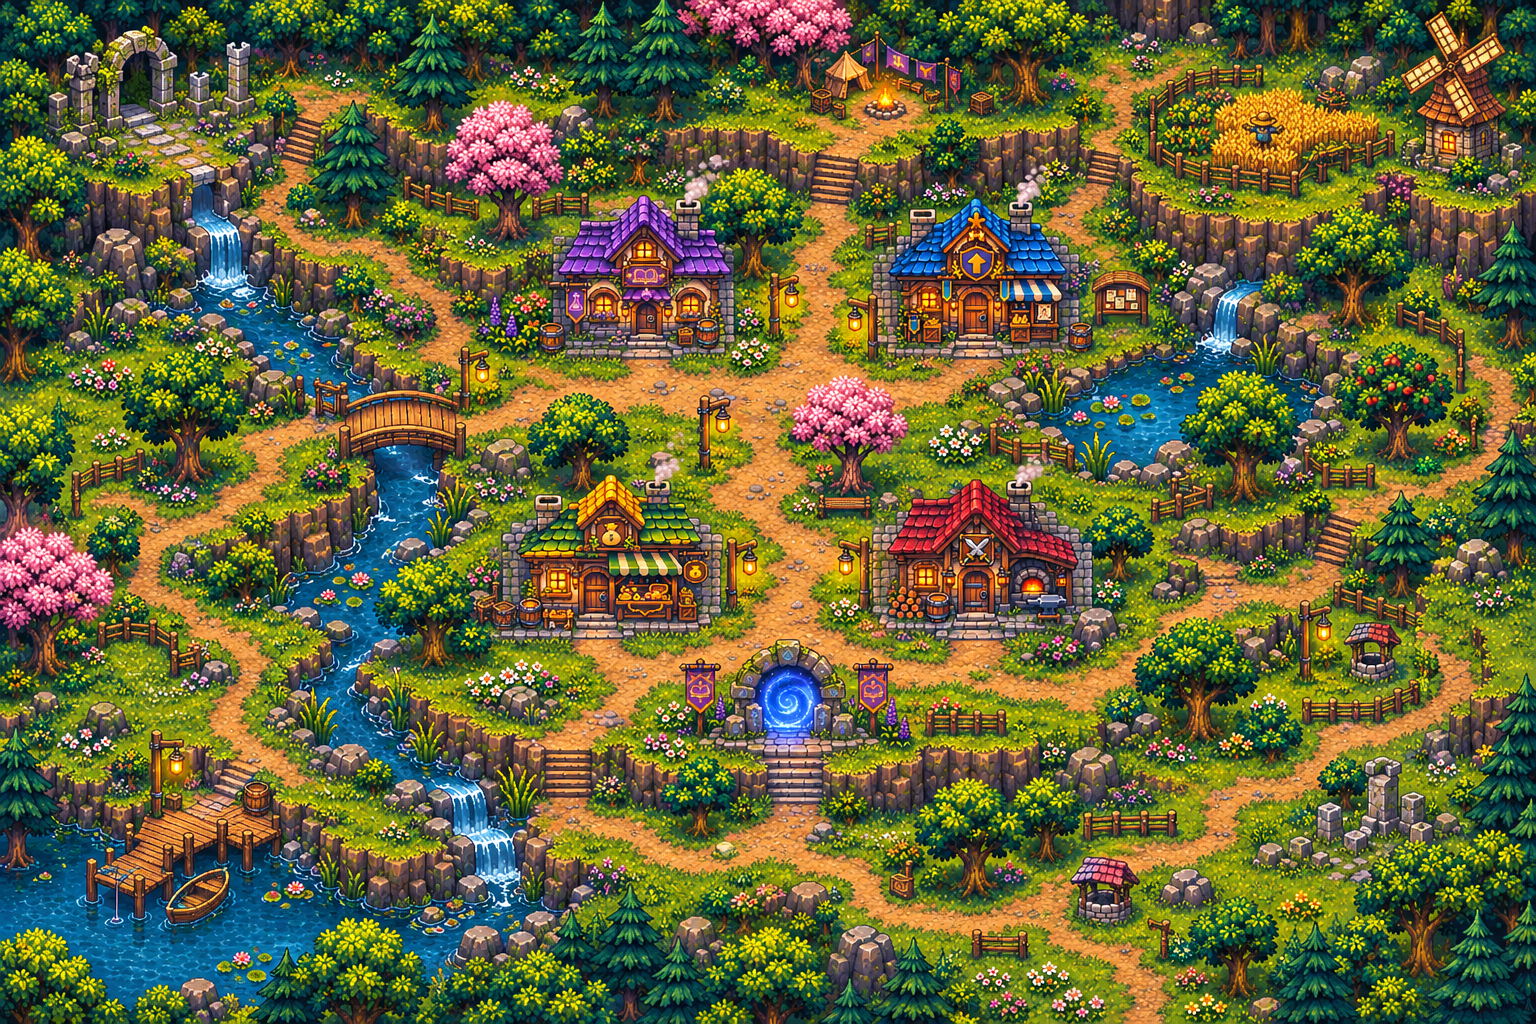

Tiled map render using the project's own tile images. Description and the whole map definition, tile-layer contents included, below:
An orthogonal 24x16 tile map with 64x64 px tiles, 1 tile layer (Ground) and 6 objects (5x interaction, spawn).

<map version="1.10" tiledversion="1.11.2" orientation="orthogonal" renderorder="right-down" width="24" height="16" tilewidth="64" tileheight="64" infinite="0" nextlayerid="6" nextobjectid="17">
  <tileset firstgid="1" source="Town1UniqueTiles.tsx" />
  <layer id="1" name="Ground" width="24" height="16">
    <data encoding="csv">
1,2,3,4,5,6,7,8,9,10,11,12,13,14,15,16,17,18,19,20,21,22,23,24,
25,26,27,28,29,30,31,32,33,34,35,36,37,38,39,40,41,42,43,44,45,46,47,48,
49,50,51,52,53,54,55,56,57,58,59,60,61,62,63,64,65,66,67,68,69,70,71,72,
73,74,75,76,77,78,79,80,81,82,83,84,85,86,87,88,89,90,91,92,93,94,95,96,
97,98,99,100,101,102,103,104,105,106,107,108,109,110,111,112,113,114,115,116,117,118,119,120,
121,122,123,124,125,126,127,128,129,130,131,132,133,134,135,136,137,138,139,140,141,142,143,144,
145,146,147,148,149,150,151,152,153,154,155,156,157,158,159,160,161,162,163,164,165,166,167,168,
169,170,171,172,173,174,175,176,177,178,179,180,181,182,183,184,185,186,187,188,189,190,191,192,
193,194,195,196,197,198,199,200,201,202,203,204,205,206,207,208,209,210,211,212,213,214,215,216,
217,218,219,220,221,222,223,224,225,226,227,228,229,230,231,232,233,234,235,236,237,238,239,240,
241,242,243,244,245,246,247,248,249,250,251,252,253,254,255,256,257,258,259,260,261,262,263,264,
265,266,267,268,269,270,271,272,273,274,275,276,277,278,279,280,281,282,283,284,285,286,287,288,
289,290,291,292,293,294,295,296,297,298,299,300,301,302,303,304,305,306,307,308,309,310,311,312,
313,314,315,316,317,318,319,320,321,322,323,324,325,326,327,328,329,330,331,332,333,334,335,336,
337,338,339,340,341,342,343,344,345,346,347,348,349,350,351,352,353,354,355,356,357,358,359,360,
361,362,363,364,365,366,367,368,369,370,371,372,373,374,375,376,377,378,379,380,381,382,383,384
</data>
  </layer>
  <objectgroup id="3" name="Interactions">
    <object id="11" name="spellShop" type="interaction" x="597" y="326" width="56" height="50" />
    <object id="12" name="upgradeShop" type="interaction" x="977" y="321" width="56" height="52" />
    <object id="13" name="sellShop" type="interaction" x="579" y="614" width="52" height="51" />
    <object id="14" name="blacksmithShop" type="interaction" x="955" y="613" width="55" height="50" />
    <object id="15" name="DungeonPortal" type="interaction" x="759" y="709" width="66" height="47" />
  </objectgroup>
  <objectgroup id="4" name="Spawn">
    <object id="16" name="PlayerSpawn" type="spawn" x="780" y="760" width="0" height="0" />
  </objectgroup>
  <objectgroup id="5" name="Walkable" visible="1" />
</map>
